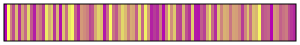

Write Python code to recreate this figure.
# 
#         budaS
#                   www.fabiocrameri.ch/colourmaps
from matplotlib.colors import LinearSegmentedColormap      
      
cm_data = [[0.70015, 0.0027445, 0.70061],      
           [1, 1, 0.4002],      
           [0.80548, 0.52274, 0.495],      
           [0.73557, 0.30688, 0.56485],      
           [0.86114, 0.74355, 0.43947],      
           [0.70312, 0.18374, 0.61179],      
           [0.83317, 0.63176, 0.46737],      
           [0.7723, 0.41654, 0.52814],      
           [0.89165, 0.85727, 0.41182],      
           [0.75431, 0.36274, 0.54612],      
           [0.70042, 0.11127, 0.65003],      
           [0.81946, 0.57702, 0.48103],      
           [0.78971, 0.46941, 0.51074],      
           [0.71634, 0.24759, 0.58531],      
           [0.93038, 0.92449, 0.40233],      
           [0.84703, 0.68717, 0.45354],      
           [0.87558, 0.80119, 0.42512],      
           [0.70826, 0.21633, 0.59734],      
           [0.85405, 0.71522, 0.44654],      
           [0.70034, 0.066138, 0.67402],      
           [0.86831, 0.77219, 0.43234],      
           [0.78111, 0.44302, 0.51934],      
           [0.9064, 0.88953, 0.40601],      
           [0.96301, 0.96169, 0.40079],      
           [0.76337, 0.38982, 0.53706],      
           [0.70095, 0.14919, 0.62928],      
           [0.82631, 0.60433, 0.47421],      
           [0.81258, 0.54981, 0.48792],      
           [0.79789, 0.49592, 0.50257],      
           [0.72586, 0.27775, 0.57472],      
           [0.74506, 0.33517, 0.55536],      
           [0.84008, 0.65936, 0.46047],      
           [0.88228, 0.82696, 0.41878],      
           [0.86471, 0.75783, 0.43592],      
           [0.70037, 0.090118, 0.66165],      
           [0.77673, 0.4298, 0.52372],      
           [0.98129, 0.98078, 0.40045],      
           [0.78545, 0.4562, 0.51501],      
           [0.7497, 0.34902, 0.55071],      
           [0.82974, 0.61802, 0.4708],      
           [0.88657, 0.84195, 0.41522],      
           [0.85758, 0.72935, 0.44302],      
           [0.80176, 0.5093, 0.49871],      
           [0.84355, 0.67324, 0.45701],      
           [0.83662, 0.64553, 0.46393],      
           [0.75886, 0.37635, 0.54156],      
           [0.89805, 0.87309, 0.40869],      
           [0.76785, 0.40323, 0.53259],      
           [0.94585, 0.94289, 0.40136],      
           [0.82289, 0.59065, 0.47763],      
           [0.70057, 0.13079, 0.63925],      
           [0.71201, 0.2321, 0.59107],      
           [0.70173, 0.1668, 0.62015],      
           [0.79388, 0.48264, 0.50659],      
           [0.70028, 0.036129, 0.68707],      
           [0.80908, 0.53625, 0.49142],      
           [0.91714, 0.90667, 0.40388],      
           [0.81604, 0.56341, 0.48446],      
           [0.87192, 0.78665, 0.42873],      
           [0.73073, 0.29243, 0.56973],      
           [0.72101, 0.2628, 0.5799],      
           [0.85053, 0.70116, 0.45005],      
           [0.74035, 0.32111, 0.56008],      
           [0.70527, 0.2002, 0.60421],      
           [0.87838, 0.81218, 0.42239],      
           [0.70039, 0.10092, 0.65574],      
           [0.70035, 0.078557, 0.66775],      
           [0.75202, 0.35591, 0.54842],      
           [0.71864, 0.25523, 0.58256],      
           [0.84529, 0.68019, 0.45528],      
           [0.91146, 0.89801, 0.40486],      
           [0.77451, 0.42317, 0.52593],      
           [0.70234, 0.17534, 0.61587],      
           [0.8701, 0.77941, 0.43054],      
           [0.80364, 0.516, 0.49683],      
           [0.84878, 0.69415, 0.4518],      
           [0.84182, 0.66629, 0.45875],      
           [0.78759, 0.46279, 0.51286],      
           [0.8349, 0.63864, 0.46564],      
           [0.83146, 0.62489, 0.46909],      
           [0.81084, 0.54303, 0.48964],      
           [0.71411, 0.23986, 0.58813],      
           [0.8073, 0.5295, 0.49318],      
           [0.8665, 0.76501, 0.43412],      
           [0.77892, 0.43641, 0.52152],      
           [0.86292, 0.75068, 0.43771],      
           [0.8523, 0.70818, 0.4483],      
           [0.97205, 0.97121, 0.4006],      
           [0.74271, 0.32815, 0.55771],      
           [0.75659, 0.36956, 0.54384],      
           [0.76562, 0.39653, 0.53482],      
           [0.70023, 0.019196, 0.69378],      
           [0.82802, 0.61117, 0.4725],      
           [0.81775, 0.5702, 0.48275],      
           [0.76112, 0.3831, 0.53931],      
           [0.78329, 0.44961, 0.51717],      
           [0.7959, 0.48927, 0.50457],      
           [0.73316, 0.29969, 0.56729],      
           [0.71005, 0.22422, 0.59413],      
           [0.70128, 0.15808, 0.62461]]      
      
budaS_map = LinearSegmentedColormap.from_list('budaS', cm_data)      
# For use of "viscm view"      
test_cm = budaS_map      
      
if __name__ == "__main__":      
    import matplotlib.pyplot as plt      
    import numpy as np      
      
    try:      
        from viscm import viscm      
        viscm(budaS_map)      
    except ImportError:      
        print("viscm not found, falling back on simple display")      
        plt.imshow(np.linspace(0, 100, 256)[None, :], aspect='auto',      
                   cmap=budaS_map)      
    plt.show()      
